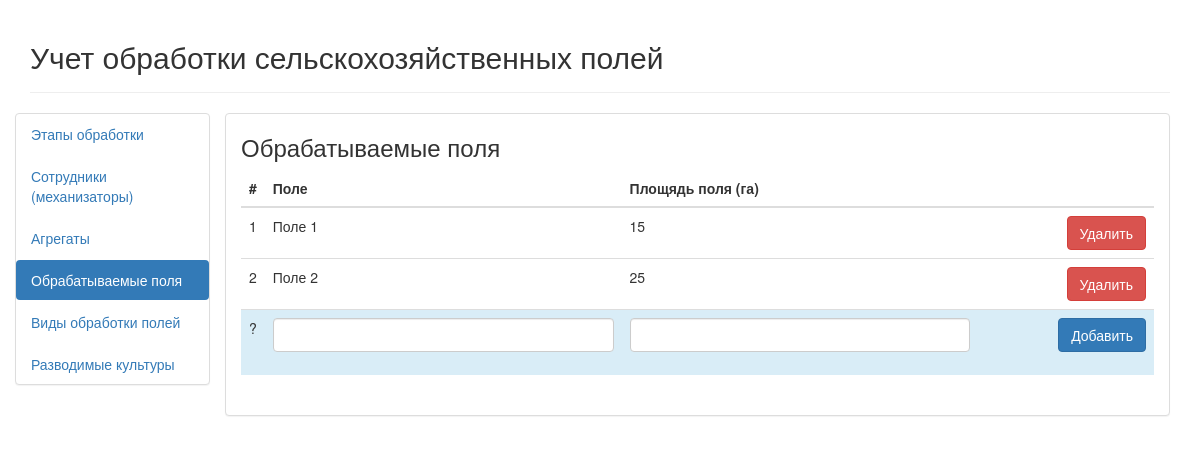
Screenshot of /index.php?route=fields with the database file from the repository.
### tables this page shows
CREATE TABLE `fields` (
  `id` int(10) NOT NULL AUTO_INCREMENT,
  `name` varchar(255) DEFAULT NULL,
  `area` int(11) DEFAULT NULL,
  PRIMARY KEY (`id`)
);

### config/routes.php (called while the page is built)
<?php
return array(
  'crops/add' => 'crops/addRow',
  'crops/delete/([0-9]+)' => 'crops/deleteRow/$1',
  'crops'     => 'crops/view',
  'types/add' => 'types/addRow',
  'types/delete/([0-9]+)' => 'types/deleteRow/$1',
  'types'     => 'types/view',
  'fields/add' => 'fields/addRow',
  'fields/delete/([0-9]+)' => 'fields/deleteRow/$1',
  'fields'     => 'fields/view',
  'stages/add' => 'stages/addRow',
  'stages/delete/([0-9]+)' => 'stages/deleteRow/$1',
  'stages'     => 'stages/view',
  'employees/add' => 'employees/addRow',
  'employees/delete/([0-9]+)' => 'employees/deleteRow/$1',
  'employees'     => 'employees/view',
  'machines/add' => 'machines/addRow',
  'machines/delete/([0-9]+)' => 'machines/deleteRow/$1',
  'machines'     => 'machines/view',
  'index'     => 'site/index',
);

### controllers/FieldsController.php (called while the page is built, shortened)
<?php
require_once ROOT. '/modules/Fields.php';
class FieldsController
{
    function actionView()
    {
        $fieldsList = Fields::getList();
        $status = (isset($GLOBALS['status'])) ? $GLOBALS['status'] : false ;
        require_once ROOT.'/views/accounting/fields.php';
        return true;
    }
}

### index.php (called while the page is built, shortened)
<?php
  require_once(__DIR__.'/components/Router.php');
  $router = new Router();
  $router->run();

### modules/Fields.php (called while the page is built, shortened)
<?php
class Fields
{
    public static function getList()
    {
        $db = Db::getConnection();
        $sql = 'SELECT * FROM ' . self::TABLE_NAME . ' ORDER BY id ASC';
        $result = $db->prepare($sql);
        $result->setFetchMode(PDO::FETCH_ASSOC);
        $result->execute();
        $i = 0;
        $list = array();
        while ($row = $result->fetch()) {
            $list[$i] = [
                'id'   => $row['id'],
                'name' => htmlspecialchars($row['name']),
                'area' => htmlspecialchars($row['area']),
            ];
            $i++;
        }
        return $list;
    }
}

### views/accounting/fields.php (the view, shortened to what this page needs)
<?php include ROOT."/views/layouts/header.php" ?>
<h3>Обрабатываемые поля</h3>
  <div>
    <table class="table table-hover">
      <thead>
        <tr>
          <th width="20">#</th>
          <th>Поле</th>
          <th>Площядь поля (га)</th>
          <th></th>
        </tr>
      </thead>
      <tbody>
        <?php $i=1; foreach ($fieldsList as $fieldRow): ?>
          <tr>
              <td><?= $i++ ?></td>
              <td><?= $fieldRow['name'] ?></td>
              <td><?= $fieldRow['area'] ?></td>
              <td class="text-right">
                <a href="<?= ROUTE_METHOD ?>fields/delete/<?= $fieldRow['id'] ?>" class="btn btn-danger">Удалить</a>
              </td>
          </tr>
        <?php endforeach ?>
        <tr class="info">
            <form action="<?= ROUTE_METHOD ?>fields/add" method="POST">
                <td>?</td>
                <td>
                  <div class="form-group <?= isset($status['error']['name']) ? 'has-error has-feedback' : ''?>">
                    <input type="text" class="form-control" name="name">
                  </div>
                  </td>
                <td>
                  <div class="form-group <?= isset($status['error']['area']) ? 'has-error has-feedback' : ''?>">
                    <input type="text" class="form-control" name="area">
                  </div>
                  </td>
                <td class="text-right"><button type="submit" class="btn btn-primary">Добавить</button></td>
            </form>
        </tr>
      </tbody>
    </table>
  </div>
<?php include ROOT."/views/layouts/footer.php" ?>

### components/Router.php (shortened to what this page needs)
<?php
class Router
{
  private $routes;
  public function __construct()
  {
    $routesPath = ROOT.'/config/routes.php';
    $this->routes = include($routesPath);
  }
  private function getURL()
  {
    if (!empty($_GET['route'])) {
      $urlData = explode('?', $_GET['route']);
      if (!empty($urlData[0])) {
        $route = $urlData[0];
      }else{
        $route = HOME_PAGE;
      }
      return trim($_GET['route'], '/');
    }else{
      return $_GET['route'] = HOME_PAGE;
    }
  }
  public function run()
  {
      $url = $this->getURL();
      foreach ($this->routes as $urlPattern => $path) {
          if (preg_match("~$urlPattern~", $url)) {
              $internalRoute = preg_replace("~$urlPattern~", $path, $url);
              $segments = explode('/', $internalRoute);
              $controllerName = array_shift($segments) . 'Controller';
              $actionName = 'action' . ucfirst(array_shift($segments));
              $parameters = $segments;
              $controllerObject = new $controllerName;
              $result = call_user_func_array(array($controllerObject, $actionName), $parameters);
              if ($result != null) {
                  break;
              }
          }
      }
  }
}

### rows the page displays
fields: name "Поле 1", area "15"
fields: name "Поле 2", area "25"

### other values shown
$linkName "Этапы обработки"
$linkName "Сотрудники (механизаторы)"
$linkName "Агрегаты"
$linkName "Обрабатываемые поля"
$linkName "Виды обработки полей"
$linkName "Разводимые культуры"
